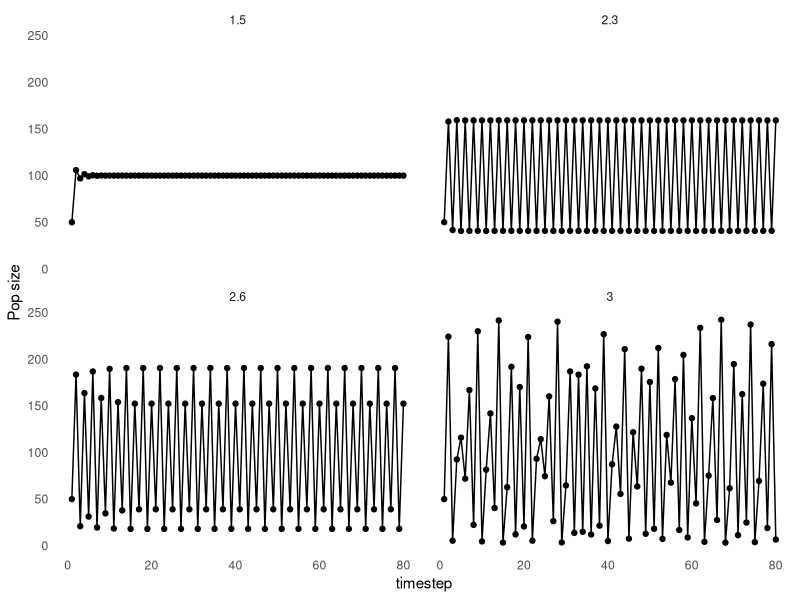
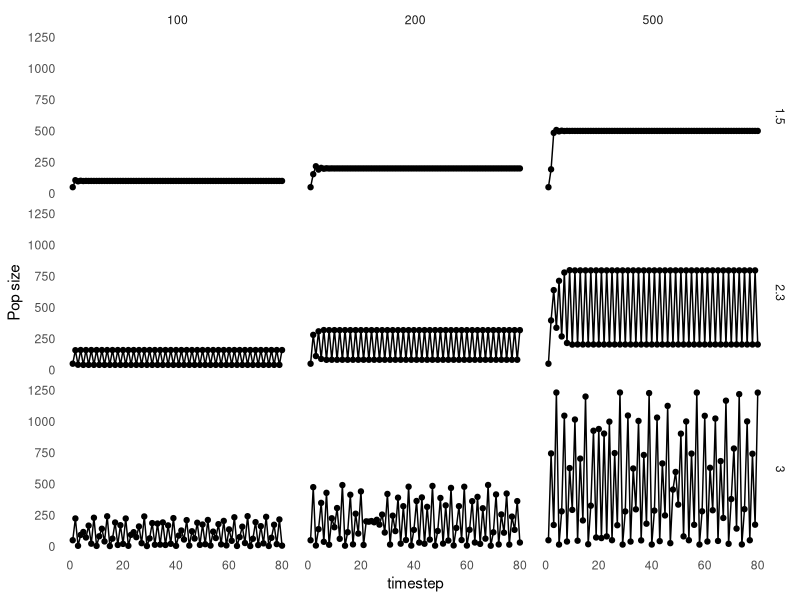
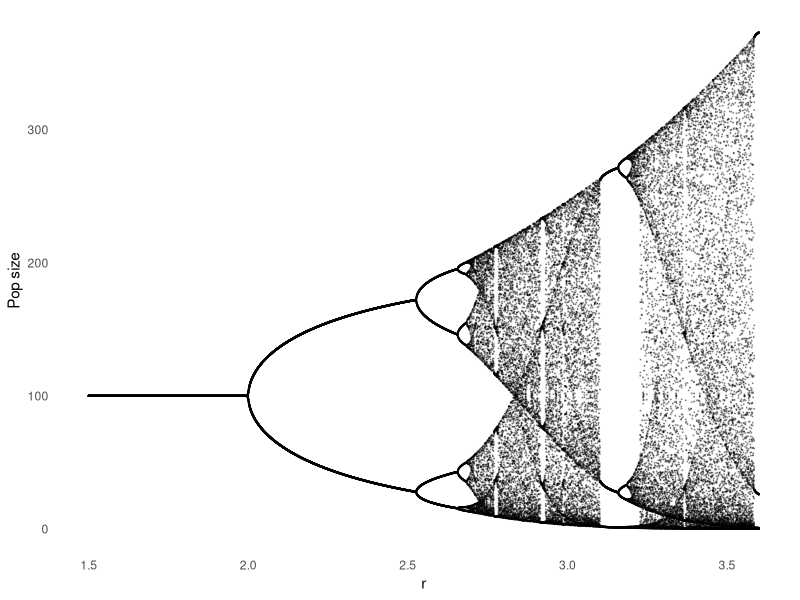
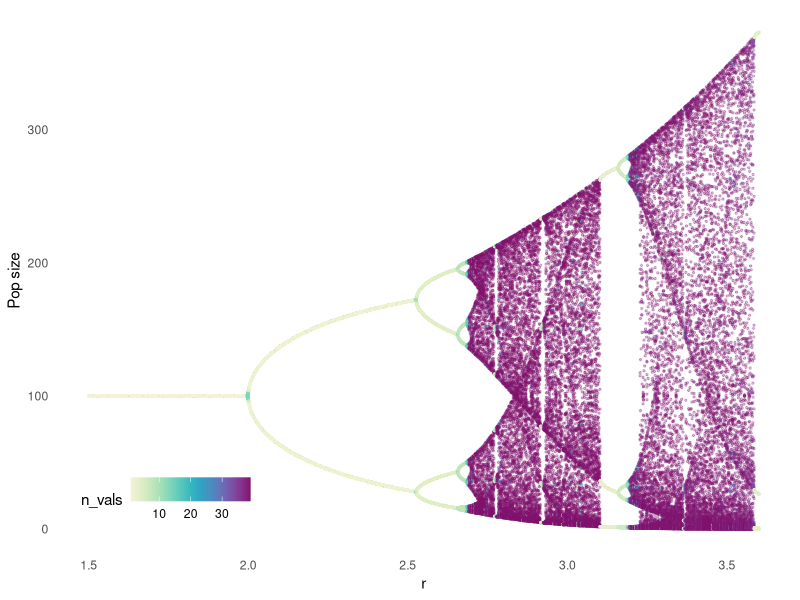
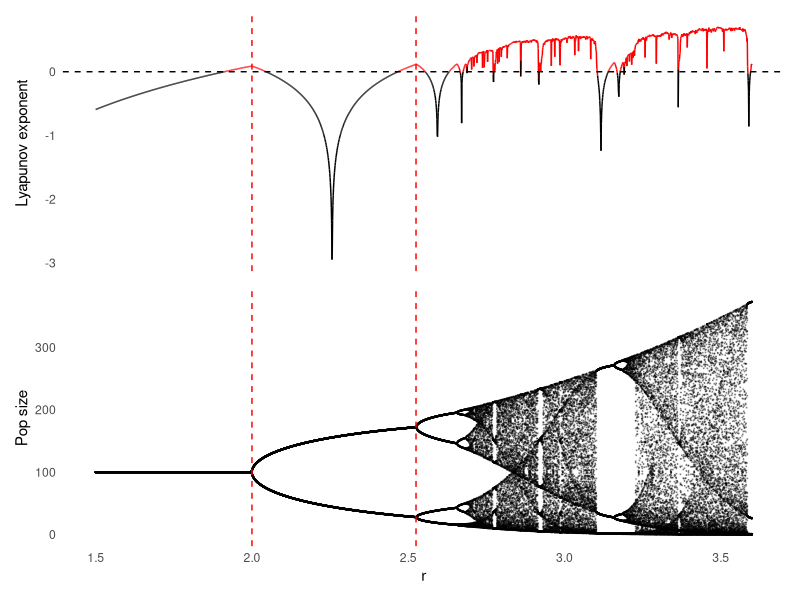
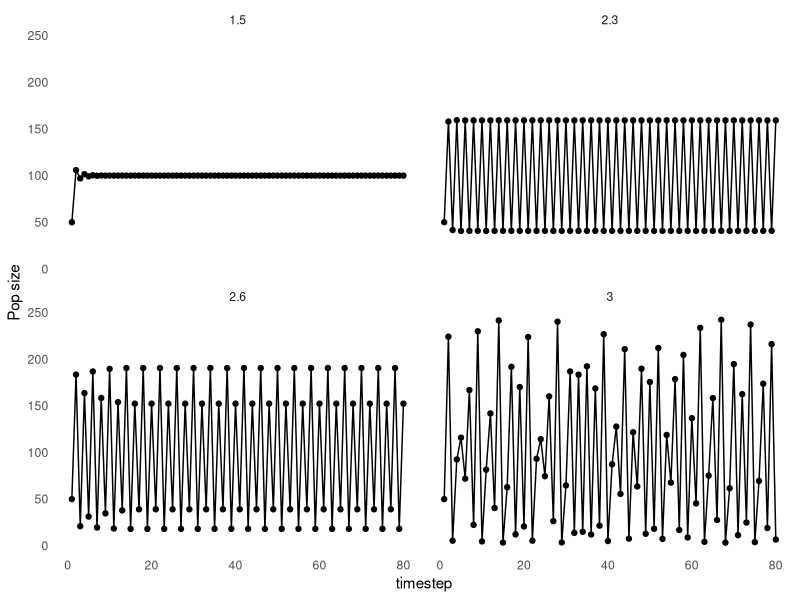

R code for these plots, in order:
## ---- chunk 1
library(tidyverse)
library(patchwork)
knitr::opts_chunk$set(fig.fullwidth=TRUE, dpi=300, fig.width=9, fig.height=5)
## ---- chunk 2
library(tidyverse)
library(patchwork)

my_theme <- theme_minimal() + theme(panel.grid = element_blank())
## ---- chunk 3
RickRoll <- function(nt, r, k){
  nt * exp(r * (1-nt / k))
}

RickRollIter <- function(r, k, n0, tf){
  data <- rep(n0, tf)
  
  for (t in 1:(tf-1)) {
    data[t+1] <- RickRoll(nt = data[t], r = r, k = k)
  }
  
  return(tibble(results = data,
                timestep = 1:tf))

}


## ---- chunk 4
sim <- tibble(k = 100,
              n0 = 50,
              tf = 80,
              r = c(1.5,2.3,2.6,3.0))
## ---- chunk 5

sim <- sim %>% 
  mutate(results = pmap(.l = list(r, k, n0, tf), .f = RickRollIter))

sim

## ---- chunk 6
sim %>% 
  unnest(results) %>% 
  ggplot(aes(x = timestep, y = results)) +
  geom_point() +
  geom_line() +
  facet_wrap(vars(r)) +
  ylab("Pop size") +
  my_theme

## ---- chunk 7
expand_grid(k = c(100, 200, 500),
            r = c(1.5, 2.3, 3.0)) %>% 
  mutate(n0 = 50, tf = 80) %>% 
  rowwise() %>% 
  mutate(results = list(
    RickRollIter(r = r, k = k, n0 = n0, tf = tf))) %>% 
  unnest(results) %>% 
  ggplot(aes(x = timestep, y = results)) +
  geom_point() +
  geom_line() +
  facet_grid(rows = vars(r), cols = vars(k)) +
  ylab("Pop size") +
  my_theme
## ---- chunk 8
sim_bif <- tibble(k = 100,
              n0 = 50,
              tf = 1000,
              r = seq(from=1.5,to=3.6,by=0.001)) %>% 
  mutate(results = pmap(.l = list(r, k, n0, tf), .f = RickRollIter))

## ---- chunk 9
sim_bif %>% 
  unnest(results) %>% 
  filter(timestep > max(timestep)-39) %>% 
  ggplot(aes(x = r, y = results)) +
  geom_point(alpha = 0.3, size = 0.1) +
  ylab("Pop size") +
  my_theme

## ---- chunk 10
sim_bif %>% 
  unnest(results) %>% 
  filter(timestep > max(timestep)-39) %>% 
  group_by(r) %>% 
  mutate(results_round = round(results, 2),
         n_vals = n_distinct(results_round)) %>% 
  ungroup() %>% 
  ggplot(aes(x = r, y = results, color = n_vals)) +
  geom_point(alpha = 0.3, size = 0.5) +
  my_theme +
  theme(legend.position = c(0.15, 0.1), legend.direction = "horizontal") +
  ylab("Pop size") +
  colorspace::scale_color_continuous_sequential(
    palette = "Purple-Yellow")
## ---- chunk 11
# function for Ricker
f <- function(r, x) x * exp(r * (1 - x))

# function for derivative of Ricker
fp <- function(r, x) exp(r * (1 - x)) * (1 - r * x) 

get_lyap <- function(n0, r, tf){
  n <- n0
  lyap <- 0
  for(t in 1:tf){
    n <- f(r, n)
    lyap <- lyap + log(abs(fp(r, n)))
  }
  lyap <- lyap/tf
  return(lyap)
}
## ---- chunk 12

sim_bif <- sim_bif %>% 
  rowwise() %>% 
  mutate(lyap = get_lyap(n0 = n0, r = r, tf = tf)) 

r_bifs <- c(2, 2.525)

sim_bif

py <- sim_bif %>% 
  ggplot(aes(x = r, y = lyap)) +
  geom_line(aes(color = lyap > 0, group = 1)) +
  geom_hline(yintercept = 0, lty = 2) +
  geom_vline(xintercept = r_bifs, lty = 2, color = "red") +
  scale_color_manual(values = c("black", "red")) +
  my_theme +
  ylab("Lyapunov exponent") +
  theme(legend.position = "none", 
        axis.text.x = element_blank(), 
        axis.title.x = element_blank())

pb <- sim_bif %>% 
  unnest(results) %>% 
  filter(timestep > max(timestep)-39) %>% 
  ggplot(aes(x = r, y = results)) +
  geom_point(alpha = 0.3, size = 0.1) +
  geom_vline(xintercept = r_bifs, lty = 2, color = "red") +
  ylab("Pop size") +
  my_theme

py / pb

## ---- chunk 13
RickRollVec <- function(r, k, n0, tf) {
  res <- matrix(ncol = length(r), nrow = tf[1])
  res[1, ] <- n0
  
  for (t in 2:tf[1]) {
    res[t, ] <- RickRoll(res[t-1, ], r = r, k = k)
    
  }
  
  as.list(as.data.frame(res))
  
}

## ---- chunk 14

sim <- sim %>% 
  mutate(results = RickRollVec(r = r, k = k, n0 = n0, tf = tf)) %>% 
  mutate(timestep = map(results, seq_along)) %>% 
  unnest(c(results, timestep)) 

sim

## ---- chunk 15
sim %>% 
  ggplot(aes(x = timestep, y = results)) +
  geom_point() +
  geom_line() +
  facet_wrap(vars(r)) +
  ylab("Pop size") +
  my_theme
## ---- chunk 16

sim <- tibble(k = 100,
              n0 = 50,
              tf = 1000,
              r = seq(from=1.5,to=3.6,length.out = 1000))

runloop <- function() {
  res <- matrix(NA, nrow = sim$tf[1], ncol = length(sim$r))
  res[1, ] <- sim$n0
  
  for (t in 1:(sim$tf[1] - 1)) {
    res[t + 1, ] <- RickRoll(res[t, ], r = sim$r, k = sim$k)
  }
  return(res)
}

microbenchmark::microbenchmark(
  vectorized = sim %>% 
  mutate(results = RickRollVec(r = r, k = k, n0 = n0, tf = tf)) %>% 
  mutate(timestep = map(results, seq_along)) %>% 
  unnest(c(results, timestep)),
  
  pmap = sim %>% 
  mutate(results = pmap(.l = list(r, k, n0, tf), .f = RickRollIter)),
  
  loop = runloop(),
  
  times = 10
)
